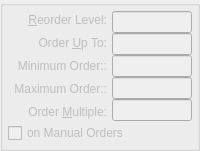
               <widget class="QGroupBox" name="_parameterGroup" >
                <property name="enabled" >
                 <bool>false</bool>
                </property>
                <property name="title" >
                 <string/>
                </property>
                <layout class="QVBoxLayout" >
                 <property name="margin" >
                  <number>5</number>
                 </property>
                 <property name="spacing" >
                  <number>2</number>
                 </property>
                 <item>
                  <layout class="QHBoxLayout" >
                   <property name="margin" >
                    <number>0</number>
                   </property>
                   <property name="spacing" >
                    <number>5</number>
                   </property>
                   <item>
                    <layout class="QVBoxLayout" >
                     <property name="margin" >
                      <number>0</number>
                     </property>
                     <property name="spacing" >
                      <number>5</number>
                     </property>
                     <item>
                      <widget class="QLabel" name="_reorderLevelLit" >
                       <property name="text" >
                        <string>&amp;Reorder Level:</string>
                       </property>
                       <property name="alignment" >
                        <set>Qt::AlignRight|Qt::AlignTrailing|Qt::AlignVCenter</set>
                       </property>
                       <property name="buddy" >
                        <cstring>_reorderLevel</cstring>
                       </property>
                      </widget>
                     </item>
                     <item>
                      <widget class="QLabel" name="_orderUpToQtyLit" >
                       <property name="text" >
                        <string>Order &amp;Up To:</string>
                       </property>
                       <property name="alignment" >
                        <set>Qt::AlignRight|Qt::AlignTrailing|Qt::AlignVCenter</set>
                       </property>
                       <property name="buddy" >
                        <cstring>_orderUpToQty</cstring>
                       </property>
                      </widget>
                     </item>
                     <item>
                      <widget class="QLabel" name="_minimumOrderLit" >
                       <property name="text" >
                        <string>Minimum Order::</string>
                       </property>
                       <property name="alignment" >
                        <set>Qt::AlignRight|Qt::AlignTrailing|Qt::AlignVCenter</set>
                       </property>
                       <property name="buddy" >
                        <cstring>_minimumOrder</cstring>
                       </property>
                      </widget>
                     </item>
                     <item>
                      <widget class="QLabel" name="_maximumOrderLit" >
                       <property name="text" >
                        <string>Maximum Order::</string>
                       </property>
                       <property name="alignment" >
                        <set>Qt::AlignRight|Qt::AlignTrailing|Qt::AlignVCenter</set>
                       </property>
                       <property name="buddy" >
                        <cstring>_minimumOrder</cstring>
                       </property>
                      </widget>
                     </item>
                     <item>
                      <widget class="QLabel" name="_orderMultipleLit" >
                       <property name="text" >
                        <string>Order &amp;Multiple:</string>
                       </property>
                       <property name="alignment" >
                        <set>Qt::AlignRight|Qt::AlignTrailing|Qt::AlignVCenter</set>
                       </property>
                       <property name="buddy" >
                        <cstring>_orderMultiple</cstring>
                       </property>
                      </widget>
                     </item>
                    </layout>
                   </item>
                   <item>
                    <layout class="QVBoxLayout" >
                     <property name="margin" >
                      <number>0</number>
                     </property>
                     <property name="spacing" >
                      <number>0</number>
                     </property>
                     <item>
                      <widget class="XLineEdit" name="_reorderLevel" >
                       <property name="sizePolicy" >
                        <sizepolicy>
                         <hsizetype>5</hsizetype>
                         <vsizetype>0</vsizetype>
                         <horstretch>0</horstretch>
                         <verstretch>0</verstretch>
                        </sizepolicy>
                       </property>
                       <property name="maximumSize" >
                        <size>
                         <width>80</width>
                         <height>32767</height>
                        </size>
                       </property>
                       <property name="alignment" >
                        <set>Qt::AlignRight</set>
                       </property>
                      </widget>
                     </item>
                     <item>
                      <widget class="XLineEdit" name="_orderUpToQty" >
                       <property name="sizePolicy" >
                        <sizepolicy>
                         <hsizetype>5</hsizetype>
                         <vsizetype>0</vsizetype>
                         <horstretch>0</horstretch>
                         <verstretch>0</verstretch>
                        </sizepolicy>
                       </property>
                       <property name="maximumSize" >
                        <size>
                         <width>80</width>
                         <height>32767</height>
                        </size>
                       </property>
                       <property name="alignment" >
                        <set>Qt::AlignRight</set>
                       </property>
                      </widget>
                     </item>
                     <item>
                      <widget class="XLineEdit" name="_minimumOrder" >
                       <property name="sizePolicy" >
                        <sizepolicy>
                         <hsizetype>5</hsizetype>
                         <vsizetype>0</vsizetype>
                         <horstretch>0</horstretch>
                         <verstretch>0</verstretch>
                        </sizepolicy>
                       </property>
                       <property name="maximumSize" >
                        <size>
                         <width>80</width>
                         <height>32767</height>
                        </size>
                       </property>
                       <property name="alignment" >
                        <set>Qt::AlignRight</set>
                       </property>
                      </widget>
                     </item>
                     <item>
                      <widget class="XLineEdit" name="_maximumOrder" >
                       <property name="sizePolicy" >
                        <sizepolicy>
                         <hsizetype>5</hsizetype>
                         <vsizetype>0</vsizetype>
                         <horstretch>0</horstretch>
                         <verstretch>0</verstretch>
                        </sizepolicy>
                       </property>
                       <property name="maximumSize" >
                        <size>
                         <width>80</width>
                         <height>32767</height>
                        </size>
                       </property>
                       <property name="alignment" >
                        <set>Qt::AlignRight</set>
                       </property>
                      </widget>
                     </item>
                     <item>
                      <widget class="XLineEdit" name="_orderMultiple" >
                       <property name="sizePolicy" >
                        <sizepolicy>
                         <hsizetype>5</hsizetype>
                         <vsizetype>0</vsizetype>
                         <horstretch>0</horstretch>
                         <verstretch>0</verstretch>
                        </sizepolicy>
                       </property>
                       <property name="maximumSize" >
                        <size>
                         <width>80</width>
                         <height>32767</height>
                        </size>
                       </property>
                       <property name="alignment" >
                        <set>Qt::AlignRight</set>
                       </property>
                      </widget>
                     </item>
                    </layout>
                   </item>
                  </layout>
                 </item>
                 <item>
                  <layout class="QHBoxLayout" >
                   <property name="margin" >
                    <number>0</number>
                   </property>
                   <property name="spacing" >
                    <number>0</number>
                   </property>
                   <item>
                    <widget class="QCheckBox" name="_useParametersOnManual" >
                     <property name="text" >
                      <string>on Manual Orders</string>
                     </property>
                    </widget>
                   </item>
                   <item>
                    <spacer>
                     <property name="orientation" >
                      <enum>Qt::Horizontal</enum>
                     </property>
                     <property name="sizeType" >
                      <enum>QSizePolicy::MinimumExpanding</enum>
                     </property>
                     <property name="sizeHint" >
                      <size>
                       <width>46</width>
                       <height>16</height>
                      </size>
                     </property>
                    </spacer>
                   </item>
                  </layout>
                 </item>
                </layout>
               </widget>
